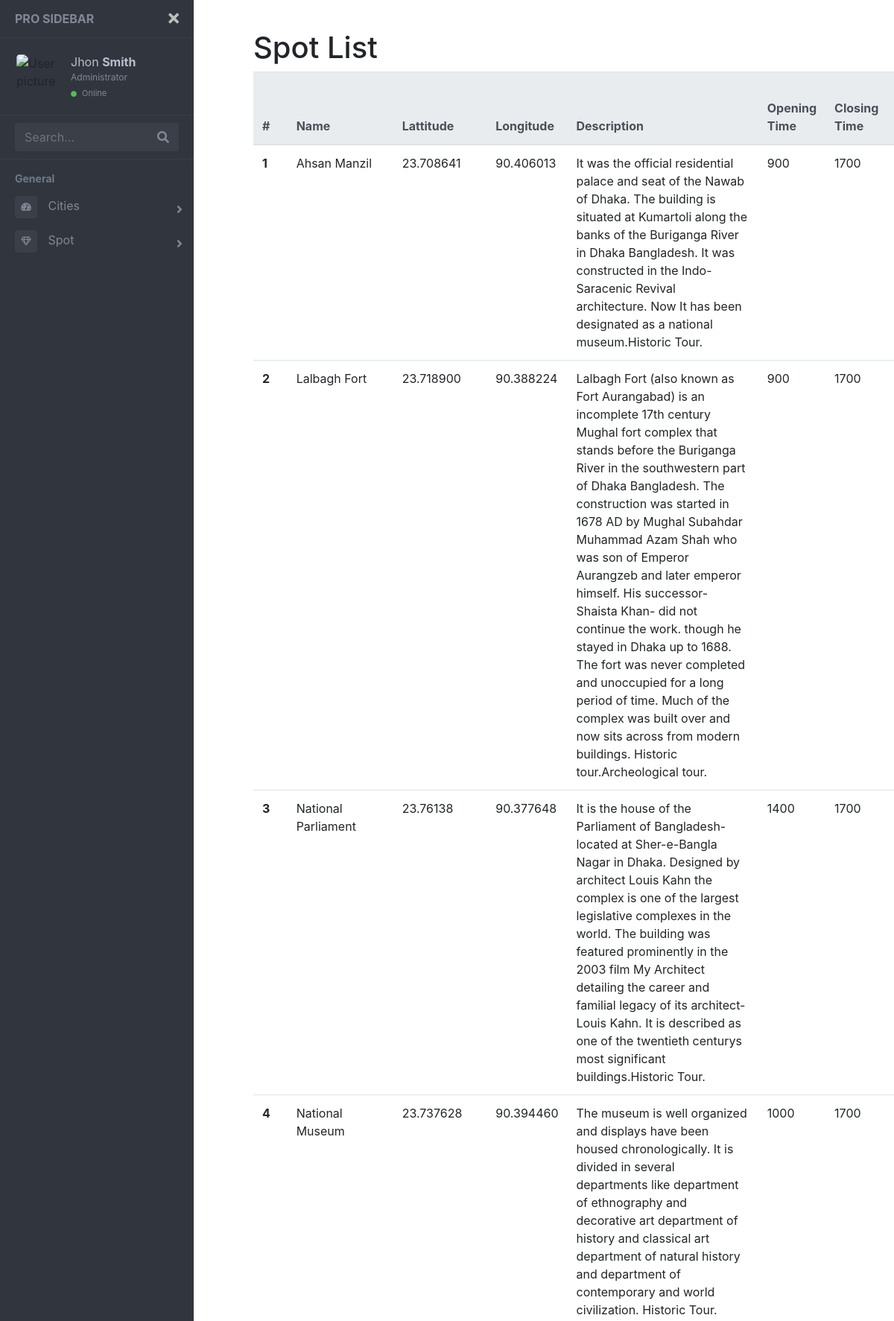
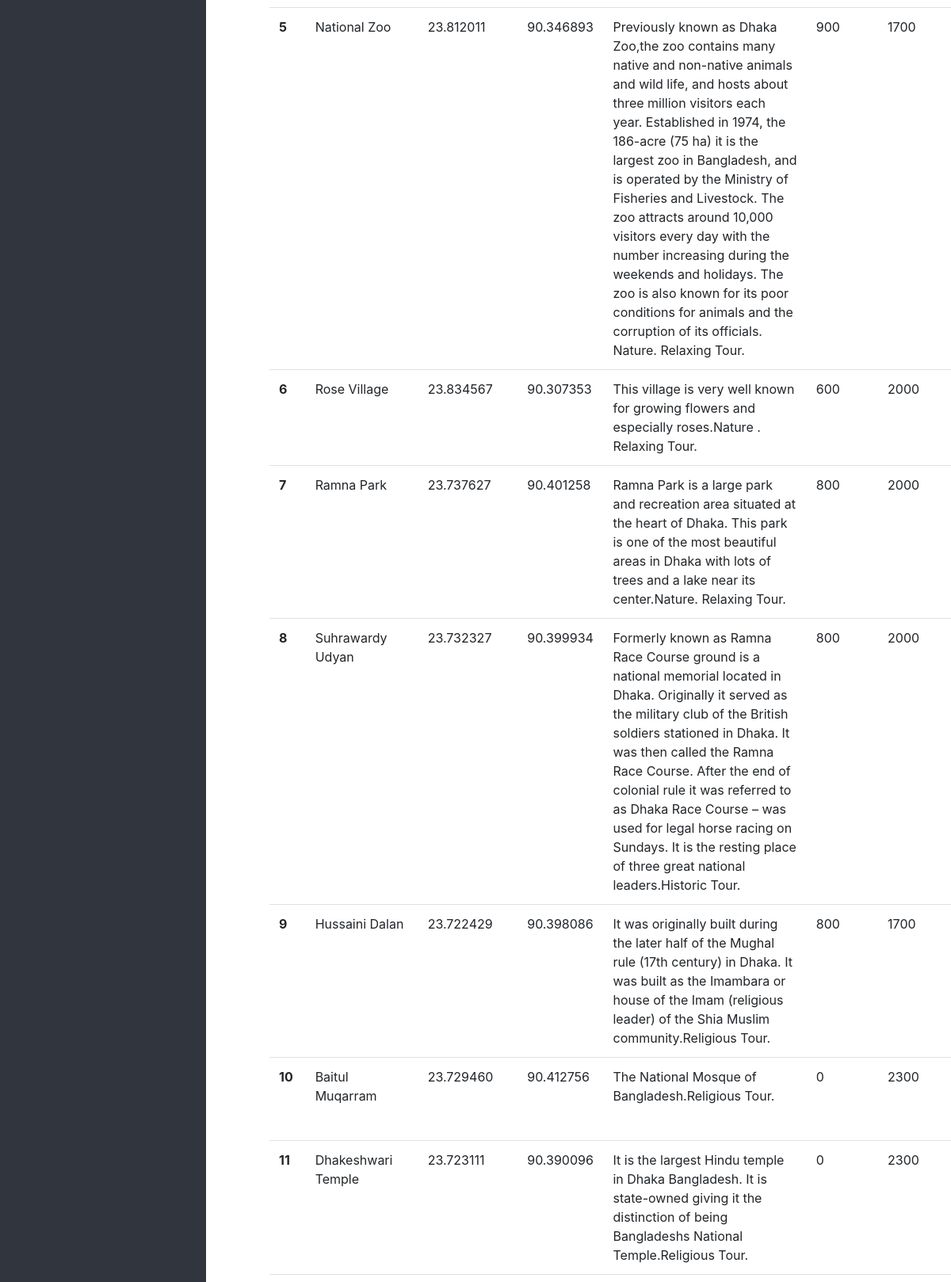
The app's page /AdminModule/All_Spot_List/ (upper part) with its own data (2 pictures, top to bottom).
### database/models.py (models this page shows)
class SPOT(models.Model):
    spotName = models.CharField(max_length=75)
    spotInfo = models.CharField(max_length=2000)
    cityID = models.ForeignKey(CITY, on_delete=models.CASCADE)
    longitude = models.CharField(max_length=30, blank=True)
    latitude = models.CharField(max_length=30, blank=True)
    totalVisitTime = models.CharField(max_length=30, blank=True)
    openTime = models.CharField(max_length=30, blank=True)
    closeTime = models.CharField(max_length=30, blank=True)
    holiday = models.CharField(max_length=30,blank=True)
    image = models.ImageField(upload_to='allImages/', default='noimage.jpg')
    def image_tag(self):
        return mark_safe('<img src="{}" width="100" height="50" />'.format(str(self.image.url)))
    image_tag.short_description = 'Image'
    '''def __str__(self):
        return str(self.pk) + "," + self.spotName + "," + self.spotInfo + "," + str(self.cityID) + "," \
               + self.longitude + "," + self.latitude + "," + self.touristSpotImages'''

### AdminModule/views.py (the view)
# urls.py: path('All_Spot_List/',views.show_all_spots,name="all_spots"),
def show_all_spots(request):
    all_spots=SPOT.objects.all()
    name={}
    desc={}
    image={}
    latitude={}
    longitude={}
    open_times={}
    close_times={}
    visit_times={}
    for s in all_spots:
        name[s.id]=s.spotName
        desc[s.id]=s.spotInfo
        image[s.id]=s.image
        latitude[s.id]=s.latitude
        longitude[s.id]=s.longitude
        visit_times[s.id]=s.totalVisitTime
        open_times[s.id]=s.openTime
        close_times[s.id]=s.closeTime
    context={}
    context['name']=name
    context['desc']=desc
    context['image']=image
    context['latitude']=latitude
    context['longitude']=longitude
    context['close_times']=close_times
    context['open_times']=open_times
    context['visit_times']=visit_times
    template = loader.get_template('List_of_all_spots.html')
    return HttpResponse(template.render(context,request))

### ChoiceSubsystem/templatetags/ChoiceSubsystem_extras.py (called while the page is built)
@register.filter(name='foo')
def foo(dict, key):
    return dict[key]

### templates/List_of_all_spots.html (shortened to what this page needs)
{% extends 'admin_sidebar.html' %}
{% load ChoiceSubsystem_extras %}
{% block body %}
<h1>Spot List</h1>
<table class="table">
    <thead class="thead-light">
      <tr>
        <th scope="col">#</th>
        <th scope="col">Name</th>
        <th scope="col">Lattitude</th>
        <th scope="col">Longitude</th>
        <th scope="col">Description</th>
        <th scope="col">Opening Time</th>
        <th scope="col">Closing Time</th>
        <th scope="col">Total Visiting Time</th>
      </tr>
    </thead>
    <tbody>
    {% for key,value in name.items %}
      <tr>
        <th scope="row">{{ key }}</th>
        <td>{{ value }}</td>
        <td>{{ latitude|foo:key }}</td>
        <td>{{ longitude|foo:key }}</td>
        <td>{{ desc|foo:key }}</td>
        <td>{{ open_times|foo:key }}</td>
        <td>{{ close_times|foo:key }}</td>
        <td>{{ visit_times|foo:key }}</td>
      </tr>
    {% endfor %}
    </tbody>
  </table>
  {% endblock %}

### static/admin_page_styles/main.css (style rules this page uses)
body { font-size: 0.9rem; }

### records on screen
SPOT: key "1", spotName "Ahsan Manzil", latitude "23.708641", longitude "90.406013", spotInfo "It was the official residential palace and seat of the Nawab of Dhaka. The building is situated at Kumartoli along the banks of the Buriganga River in Dhaka Bangladesh. It was constructed in the Indo-Saracenic Revival architecture. Now It has been designated as a national museum.Historic Tour.", openTime "900", closeTime "1700"
SPOT: id "2", spotName "Lalbagh Fort", latitude "23.718900", longitude "90.388224", spotInfo "Lalbagh Fort (also known as Fort Aurangabad) is an incomplete 17th century Mughal fort complex that stands before the Buriganga River in the southwestern part of Dhaka Bangladesh. The construction was started in 1678 AD by Mughal Subahdar Muhammad Azam Shah who was son of Emperor Aurangzeb and later emperor himself. His successor- Shaista Khan- did not continue the work. though he stayed in Dhaka up to 1688. The fort was never completed and unoccupied for a long period of time. Much of the complex was built over and now sits across from modern buildings. Historic tour.Archeological tour.", openTime "900", closeTime "1700"
SPOT: id "3", spotName "National Parliament", latitude "23.76138", longitude "90.377648", spotInfo "It is the house of the Parliament of Bangladesh- located at Sher-e-Bangla Nagar in Dhaka. Designed by architect Louis Kahn the complex is one of the largest legislative complexes in the world. The building was featured prominently in the 2003 film My Architect detailing the career and familial legacy of its architect- Louis Kahn. It is described as one of the twentieth centurys most significant buildings.Historic Tour.", openTime "1400", closeTime "1700"
SPOT: id "4", spotName "National Museum", latitude "23.737628", longitude "90.394460", spotInfo "The museum is well organized and displays have been housed chronologically. It is divided in several departments like department of ethnography and decorative art department of history and classical art department of natural history and department of contemporary and world civilization. Historic Tour.", openTime "1000", closeTime "1700"
SPOT: id "5", spotName "National Zoo", latitude "23.812011", longitude "90.346893", spotInfo "Previously known as Dhaka Zoo,the zoo contains many native and non-native animals and wild life, and hosts about three million visitors each year. Established in 1974, the 186-acre (75 ha) it is the largest zoo in Bangladesh, and is operated by the Ministry of Fisheries and Livestock. The zoo attracts around 10,000 visitors every day with the number increasing during the weekends and holidays. The zoo is also known for its poor conditions for animals and the corruption of its officials. Nature. Relaxing Tour.", openTime "900", closeTime "1700"
SPOT: id "6", spotName "Rose Village", latitude "23.834567", longitude "90.307353", spotInfo "This village is very well known for growing flowers and especially roses.Nature . Relaxing Tour.", openTime "600", closeTime "2000"
SPOT: id "7", spotName "Ramna Park", latitude "23.737627", longitude "90.401258", spotInfo "Ramna Park is a large park and recreation area situated at the heart of Dhaka. This park is one of the most beautiful areas in Dhaka with lots of trees and a lake near its center.Nature. Relaxing Tour.", openTime "800", closeTime "2000"
SPOT: id "8", spotName "Suhrawardy Udyan", latitude "23.732327", longitude "90.399934", spotInfo "Formerly known as Ramna Race Course ground is a national memorial located in Dhaka. Originally it served as the military club of the British soldiers stationed in Dhaka. It was then called the Ramna Race Course. After the end of colonial rule it was referred to as Dhaka Race Course – was used for legal horse racing on Sundays. It is the resting place of three great national leaders.Historic Tour.", openTime "800", closeTime "2000"
SPOT: id "9", spotName "Hussaini Dalan", latitude "23.722429", longitude "90.398086", spotInfo "It was originally built during the later half of the Mughal rule (17th century) in Dhaka. It was built as the Imambara or house of the Imam (religious leader) of the Shia Muslim community.Religious Tour.", openTime "800", closeTime "1700"
SPOT: id "10", spotName "Baitul Muqarram", latitude "23.729460", longitude "90.412756", spotInfo "The National Mosque of Bangladesh.Religious Tour.", openTime "0", closeTime "2300"
SPOT: id "11", spotName "Dhakeshwari Temple", latitude "23.723111", longitude "90.390096", spotInfo "It is the largest Hindu temple in Dhaka Bangladesh. It is state-owned giving it the distinction of being Bangladeshs National Temple.Religious Tour.", openTime "0", closeTime "2300"
